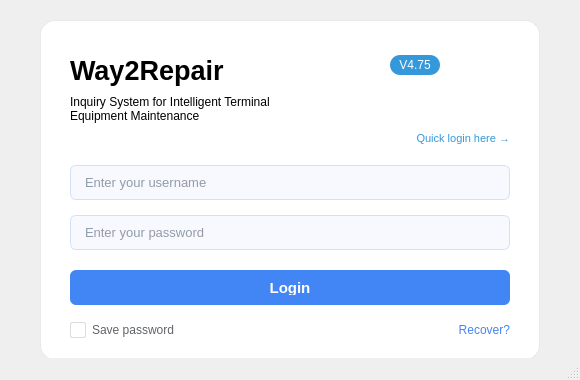
<?xml version="1.0" encoding="UTF-8"?>
<ui version="4.0">
 <class>MainWindow</class>
 <widget class="QMainWindow" name="MainWindow">
  <property name="geometry">
   <rect>
    <x>0</x>
    <y>0</y>
    <width>580</width>
    <height>380</height>
   </rect>
  </property>
  <property name="windowTitle">
   <string>Login Page</string>
  </property>
  <property name="styleSheet">
   <string notr="true">QMainWindow {
    background: qlineargradient(x1: 0, y1: 0, x2: 1, y2: 1,
                               stop: 0 #4285f4, stop: 1 #34a853);
}</string>
  </property>
  <widget class="QWidget" name="centralwidget">
   <property name="styleSheet">
    <string notr="true">QWidget#centralwidget {
    background: transparent;
}</string>
   </property>
   <widget class="QWidget" name="loginContainer" native="true">
    <property name="geometry">
     <rect>
      <x>40</x>
      <y>20</y>
      <width>500</width>
      <height>340</height>
     </rect>
    </property>
    <property name="styleSheet">
     <string notr="true">QWidget#loginContainer {
    background-color: rgba(255, 255, 255, 0.98);
    border: 1px solid rgba(200, 200, 200, 0.3);
    border-radius: 15px;
}</string>
    </property>
    <widget class="QLabel" name="titleLabel">
     <property name="geometry">
      <rect>
       <x>30</x>
       <y>30</y>
       <width>300</width>
       <height>40</height>
      </rect>
     </property>
     <property name="font">
      <font>
       <pointsize>20</pointsize>
       <weight>75</weight>
       <bold>true</bold>
      </font>
     </property>
     <property name="styleSheet">
      <string notr="true">color: #2c3e50;
QLabel {
    background: transparent;
    font-family: 'Segoe UI', Arial, sans-serif;
}</string>
     </property>
     <property name="text">
      <string>Way2Repair</string>
     </property>
     <property name="alignment">
      <set>Qt::AlignLeft|Qt::AlignVCenter</set>
     </property>
    </widget>
    <widget class="QLabel" name="versionLabel">
     <property name="geometry">
      <rect>
       <x>350</x>
       <y>35</y>
       <width>50</width>
       <height>20</height>
      </rect>
     </property>
     <property name="font">
      <font>
       <pointsize>9</pointsize>
       <weight>50</weight>
       <bold>false</bold>
      </font>
     </property>
     <property name="styleSheet">
      <string notr="true">QLabel {
    background-color: #3498db;
    color: white;
    border-radius: 10px;
    padding: 2px 6px;
    font-family: 'Segoe UI', Arial, sans-serif;
}</string>
     </property>
     <property name="text">
      <string>V4.75</string>
     </property>
     <property name="alignment">
      <set>Qt::AlignCenter</set>
     </property>
    </widget>
    <widget class="QLabel" name="subtitleLabel">
     <property name="geometry">
      <rect>
       <x>30</x>
       <y>75</y>
       <width>440</width>
       <height>30</height>
      </rect>
     </property>
     <property name="font">
      <font>
       <pointsize>9</pointsize>
       <weight>50</weight>
       <bold>false</bold>
      </font>
     </property>
     <property name="styleSheet">
      <string notr="true">color: #7f8c8d;
QLabel {
    background: transparent;
    font-family: 'Segoe UI', Arial, sans-serif;
}</string>
     </property>
     <property name="text">
      <string>Inquiry System for Intelligent Terminal
Equipment Maintenance</string>
     </property>
     <property name="alignment">
      <set>Qt::AlignLeft|Qt::AlignTop</set>
     </property>
     <property name="wordWrap">
      <bool>true</bool>
     </property>
    </widget>
    <widget class="QLabel" name="quickLoginLabel">
     <property name="geometry">
      <rect>
       <x>330</x>
       <y>110</y>
       <width>140</width>
       <height>16</height>
      </rect>
     </property>
     <property name="font">
      <font>
       <pointsize>8</pointsize>
       <weight>50</weight>
       <bold>false</bold>
      </font>
     </property>
     <property name="styleSheet">
      <string notr="true">QLabel {
    color: #3498db;
    background: transparent;
    font-family: 'Segoe UI', Arial, sans-serif;
}</string>
     </property>
     <property name="text">
      <string>Quick login here →</string>
     </property>
     <property name="alignment">
      <set>Qt::AlignRight|Qt::AlignVCenter</set>
     </property>
    </widget>
    <widget class="QLineEdit" name="usernameLineEdit">
     <property name="geometry">
      <rect>
       <x>30</x>
       <y>145</y>
       <width>440</width>
       <height>35</height>
      </rect>
     </property>
     <property name="font">
      <font>
       <pointsize>10</pointsize>
       <family>Segoe UI</family>
      </font>
     </property>
     <property name="styleSheet">
      <string notr="true">QLineEdit {
    border: 1px solid #d4e1f5;
    border-radius: 6px;
    padding: 8px 12px;
    background-color: #f8f9ff;
    color: #2c3e50;
    font-family: 'Segoe UI', Arial, sans-serif;
}
QLineEdit:focus {
    border: 2px solid #4285f4;
    background-color: white;
    outline: none;
}
QLineEdit:hover {
    border: 1px solid #4285f4;
}</string>
     </property>
     <property name="placeholderText">
      <string>Enter your username</string>
     </property>
    </widget>
    <widget class="QLineEdit" name="passwordLineEdit">
     <property name="geometry">
      <rect>
       <x>30</x>
       <y>195</y>
       <width>440</width>
       <height>35</height>
      </rect>
     </property>
     <property name="font">
      <font>
       <pointsize>10</pointsize>
       <family>Segoe UI</family>
      </font>
     </property>
     <property name="styleSheet">
      <string notr="true">QLineEdit {
    border: 1px solid #d4e1f5;
    border-radius: 6px;
    padding: 8px 12px;
    background-color: #f8f9ff;
    color: #2c3e50;
    font-family: 'Segoe UI', Arial, sans-serif;
}
QLineEdit:focus {
    border: 2px solid #4285f4;
    background-color: white;
    outline: none;
}
QLineEdit:hover {
    border: 1px solid #4285f4;
}</string>
     </property>
     <property name="echoMode">
      <enum>QLineEdit::Password</enum>
     </property>
     <property name="placeholderText">
      <string>Enter your password</string>
     </property>
    </widget>
    <widget class="QPushButton" name="loginButton">
     <property name="geometry">
      <rect>
       <x>30</x>
       <y>250</y>
       <width>440</width>
       <height>35</height>
      </rect>
     </property>
     <property name="font">
      <font>
       <pointsize>11</pointsize>
       <weight>75</weight>
       <bold>true</bold>
       <family>Segoe UI</family>
      </font>
     </property>
     <property name="cursor">
      <cursorShape>PointingHandCursor</cursorShape>
     </property>
     <property name="styleSheet">
      <string notr="true">QPushButton {
    background-color: #4285f4;
    color: white;
    border: none;
    border-radius: 6px;
    padding: 10px;
    font-weight: bold;
    font-family: 'Segoe UI', Arial, sans-serif;
}
QPushButton:hover {
    background-color: #3367d6;
}
QPushButton:pressed {
    background-color: #2a56c6;
}
QPushButton:disabled {
    background-color: #cccccc;
    color: #888888;
}</string>
     </property>
     <property name="text">
      <string>Login</string>
     </property>
    </widget>
    <widget class="QCheckBox" name="savePasswordCheckBox">
     <property name="geometry">
      <rect>
       <x>30</x>
       <y>300</y>
       <width>120</width>
       <height>20</height>
      </rect>
     </property>
     <property name="font">
      <font>
       <pointsize>9</pointsize>
       <family>Segoe UI</family>
      </font>
     </property>
     <property name="styleSheet">
      <string notr="true">QCheckBox {
    color: #5f6368;
    font-family: 'Segoe UI', Arial, sans-serif;
    background: transparent;
}
QCheckBox::indicator {
    width: 14px;
    height: 14px;
    border: 1px solid #dadce0;
    border-radius: 2px;
    background-color: white;
}
QCheckBox::indicator:checked {
    background-color: #4285f4;
    border: 1px solid #4285f4;
    image: url(:/icons/check.png); /* You can add a checkmark icon */
}</string>
     </property>
     <property name="text">
      <string>Save password</string>
     </property>
    </widget>
    <widget class="QLabel" name="recoverLabel">
     <property name="geometry">
      <rect>
       <x>390</x>
       <y>300</y>
       <width>80</width>
       <height>20</height>
      </rect>
     </property>
     <property name="font">
      <font>
       <pointsize>9</pointsize>
       <family>Segoe UI</family>
      </font>
     </property>
     <property name="styleSheet">
      <string notr="true">QLabel {
    color: #4285f4;
    background: transparent;
    font-family: 'Segoe UI', Arial, sans-serif;
}
QLabel:hover {
    text-decoration: underline;
}</string>
     </property>
     <property name="text">
      <string>Recover?</string>
     </property>
     <property name="alignment">
      <set>Qt::AlignRight|Qt::AlignVCenter</set>
     </property>
    </widget>
   </widget>
  </widget>
  <widget class="QMenuBar" name="menubar">
   <property name="geometry">
    <rect>
     <x>0</x>
     <y>0</y>
     <width>800</width>
     <height>22</height>
    </rect>
   </property>
  </widget>
  <widget class="QStatusBar" name="statusbar">
   <property name="styleSheet">
    <string notr="true">QStatusBar {
    background: transparent;
    color: white;
    font-weight: bold;
}</string>
   </property>
  </widget>
 </widget>
 <resources/>
 <connections/>
</ui>
